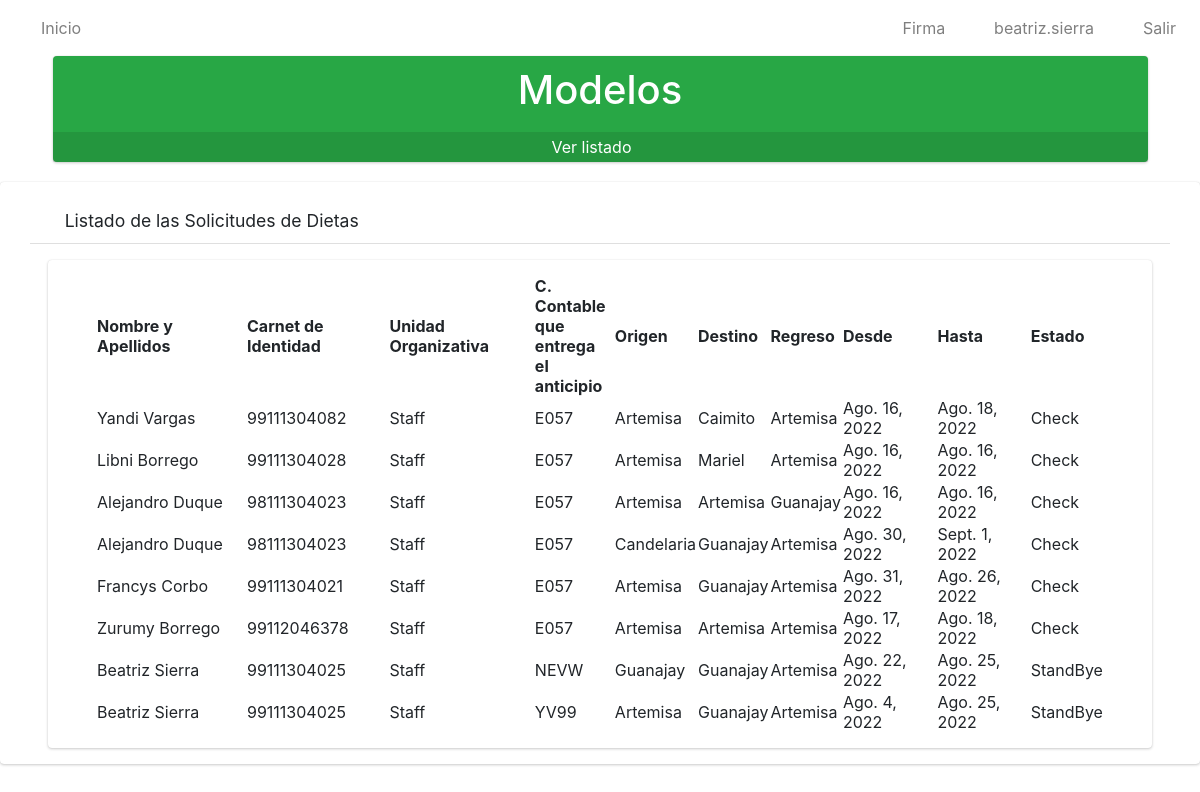
Page / (signed in) on the earlier database version.
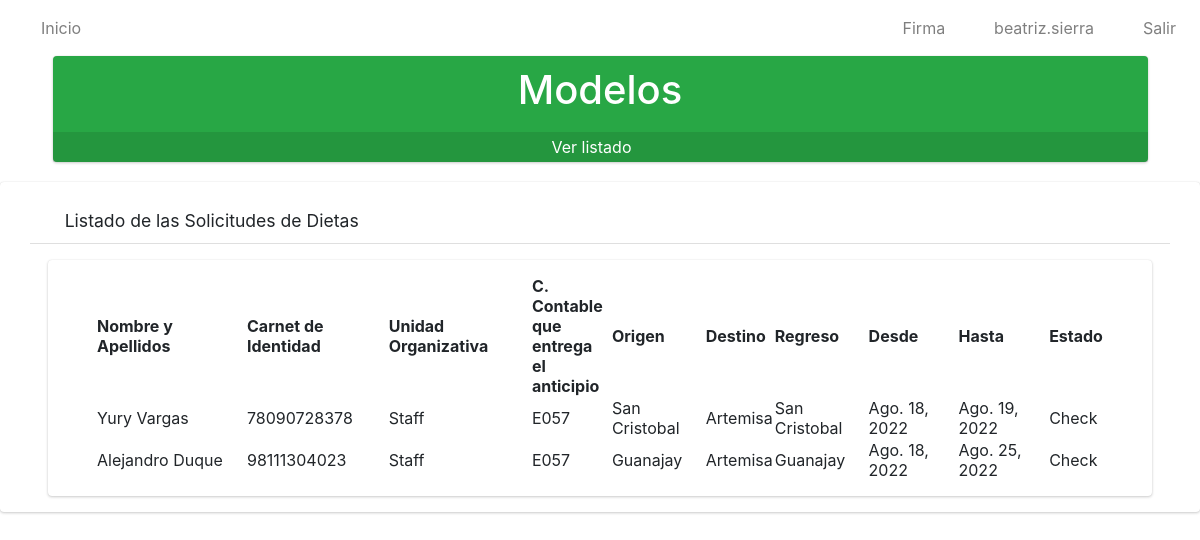
Same page on the later database version.
### app/models.py (models this page shows, shortened)
class Solicitud(models.Model):
    numero=models.IntegerField()
    solicitante=models.ForeignKey(Solicitante, on_delete=models.CASCADE)
    trabajador=models.ForeignKey(Trabajador, on_delete=models.CASCADE)
    unidad_organizativa=models.ForeignKey(Unidad_Organizativa, on_delete=models.CASCADE)
    c_contable=models.CharField(max_length=4)
    provincia=models.ForeignKey(Provincia, on_delete=models.CASCADE)
    origen=models.ForeignKey(Municipio, on_delete=models.CASCADE, related_name='municipio_origen')
    destino=models.ForeignKey(Municipio, on_delete=models.CASCADE, related_name='municipio_destino')
    regreso=models.ForeignKey(Municipio, on_delete=models.CASCADE, related_name='municipio_regreso')
    fecha_inicio=models.DateField()
    fecha_final=models.DateField()
    parleg=models.ForeignKey(PARLEG, on_delete=models.CASCADE)
    cargo_presupuesto=models.ForeignKey(Cargo_al_Presupuesto, on_delete=models.CASCADE)
    autoriza=models.ForeignKey(Autoriza, on_delete=models.CASCADE)
    estado=models.CharField(max_length=20)
    observaciones=models.CharField(max_length=500)
    class Meta:
        verbose_name="Solicitud"
        verbose_name_plural="Solicitudes"

class Trabajador(models.Model):
    usuario=models.OneToOneField(User, on_delete=models.CASCADE)
    ci=models.CharField(max_length=11, unique=True)
    def __str__(self):
            return self.usuario.first_name+' '+self.usuario.last_name
    class Meta:
        verbose_name = "Trabajador"
        verbose_name_plural = "Trabajadores"

class Unidad_Organizativa(models.Model):
    nombre=models.CharField(max_length=100)
    def __str__(self):
        return self.nombre
    class Meta:
        verbose_name="Unidad Organizativa"
        verbose_name_plural="Unidades Organizativas"

class Municipio(models.Model):
    nombre=models.CharField(max_length=30)
    provincia=models.ForeignKey(Provincia, on_delete=models.CASCADE)
    def __str__(self):
        return self.nombre
    class Meta:
        verbose_name="Municipio"
        verbose_name_plural="Municipios"

### app/views.py (the view)
# urls.py: path('', SolicitudListView.as_view(), name='solicitudes'),
class SolicitudListView(ListView):
    model = Solicitud
    template_name = 'solicitudes/listar.html'
    @method_decorator(login_required)
    def dispatch(self, request, *args, **kwargs):
        return super().dispatch(request,*args,** kwargs)
    def get_context_data(self, **kwargs):
        context = super().get_context_data(**kwargs)
        context['title'] = "Listado de Solicitudes"
        return context

### app/templates/solicitudes/listar.html (shortened to what this page needs)
{% extends 'base.html' %}
{% load static %}
{% block content %}
    <div class="row pl-5 pr-5" >
         <div>
            <div class="small-box bg-success">
                <div class="inner">
                    <h1 style="color: white;" class="text-center">
                        Modelos
                    </h1>
                </div>
                <div class="icon"><i class="fas fa-check-square"></i>
                </div>
                {% if perms.app.view_modelo %}
                <a href="{% url 'listarMod' %}" class="small-box-footer" style="color: white !important;">
                Ver listado <i class="fas fa-arrow-circle-right" style="color: white;"></i>
                </a>
                {% else %}
                <a href="#" class="small-box-footer" style="color: white !important;">
                No tiene permisos para ver los Modelos <i class="fas fa-eye-slash" style="color: white;"></i>
                </a>
                {% endif %}
            </div>
        </div>
    </div>
    <div class=" card card-default">
        <div class="card-header px-3 mb-3 mt-3 container">
            <h3 class="card-title">
            <i class="fas fa-search"></i>
                Listado de las Solicitudes de Dietas
            </h3>
            </div>
        <div class="card card-body content-header mx-5 px-5">
            <table id="myTable" class="display" style="width: 100%;">
                <thead>
                    <tr>
                        <th>Nombre y Apellidos</th>
                        <th>Carnet de Identidad</th>
                        <th>Unidad Organizativa</th>
                        <th>C. Contable que entrega el anticipio</th>
                        <th>Origen</th>
                        <th>Destino</th>
                        <th>Regreso</th>
                        <th>Desde</th>
                        <th>Hasta</th>
                        <th>Estado</th>
                    </tr>
                </thead>
                <tbody>
                    {% for i in object_list %}
                    <tr>
                        <td style="width: 150px;">{{i.trabajador}}</td>
                        <td>{{i.trabajador.ci}}</td>
                        <td>{{i.unidad_organizativa}}</td>
                        <td style="width: 80px;">{{i.c_contable}}</td>
                        <td>{{i.origen}}</td>
                        <td>{{i.destino}}</td>
                        <td>{{i.regreso}}</td>
                        <td>{{i.fecha_inicio}}</td>
                        <td>{{i.fecha_final}}</td>
                        <td>{{i.estado}}</td>
                    </tr>
                    {% endfor %}
                </tbody>
            </table>
        </div>
    </div>
{% endblock %}

Differences in the rows shown:
removed Solicitud: trabajador "Yandi Vargas", trabajador.ci "99111304082", unidad_organizativa "Staff", c_contable "E057", origen "Artemisa", destino "Caimito", regreso "Artemisa", fecha_inicio "Ago. 16, 2022", fecha_final "Ago. 18, 2022", estado "Check"
removed Solicitud: trabajador "Libni Borrego", trabajador.ci "99111304028", unidad_organizativa "Staff", c_contable "E057", origen "Artemisa", destino "Mariel", regreso "Artemisa", fecha_inicio "Ago. 16, 2022", fecha_final "Ago. 16, 2022", estado "Check"
removed Solicitud: trabajador "Alejandro Duque", trabajador.ci "98111304023", unidad_organizativa "Staff", c_contable "E057", origen "Artemisa", destino "Artemisa", regreso "Guanajay", fecha_inicio "Ago. 16, 2022", fecha_final "Ago. 16, 2022", estado "Check"
removed Solicitud: trabajador "Alejandro Duque", trabajador.ci "98111304023", unidad_organizativa "Staff", c_contable "E057", origen "Candelaria", destino "Guanajay", regreso "Artemisa", fecha_inicio "Ago. 30, 2022", fecha_final "Sept. 1, 2022", estado "Check"
removed Solicitud: trabajador "Francys Corbo", trabajador.ci "99111304021", unidad_organizativa "Staff", c_contable "E057", origen "Artemisa", destino "Guanajay", regreso "Artemisa", fecha_inicio "Ago. 31, 2022", fecha_final "Ago. 26, 2022", estado "Check"
removed Solicitud: trabajador "Zurumy Borrego", trabajador.ci "99112046378", unidad_organizativa "Staff", c_contable "E057", origen "Artemisa", destino "Artemisa", regreso "Artemisa", fecha_inicio "Ago. 17, 2022", fecha_final "Ago. 18, 2022", estado "Check"
removed Solicitud: trabajador "Beatriz Sierra", trabajador.ci "99111304025", unidad_organizativa "Staff", c_contable "NEVW", origen "Guanajay", destino "Guanajay", regreso "Artemisa", fecha_inicio "Ago. 22, 2022", fecha_final "Ago. 25, 2022", estado "StandBye"
removed Solicitud: trabajador "Beatriz Sierra", trabajador.ci "99111304025", unidad_organizativa "Staff", c_contable "YV99", origen "Artemisa", destino "Guanajay", regreso "Artemisa", fecha_inicio "Ago. 4, 2022", fecha_final "Ago. 25, 2022", estado "StandBye"
added Solicitud: trabajador "Yury Vargas", trabajador.ci "78090728378", unidad_organizativa "Staff", c_contable "E057", origen "San Cristobal", destino "Artemisa", regreso "San Cristobal", fecha_inicio "Ago. 18, 2022", fecha_final "Ago. 19, 2022", estado "Check"
added Solicitud: trabajador "Alejandro Duque", trabajador.ci "98111304023", unidad_organizativa "Staff", c_contable "E057", origen "Guanajay", destino "Artemisa", regreso "Guanajay", fecha_inicio "Ago. 18, 2022", fecha_final "Ago. 25, 2022", estado "Check"
